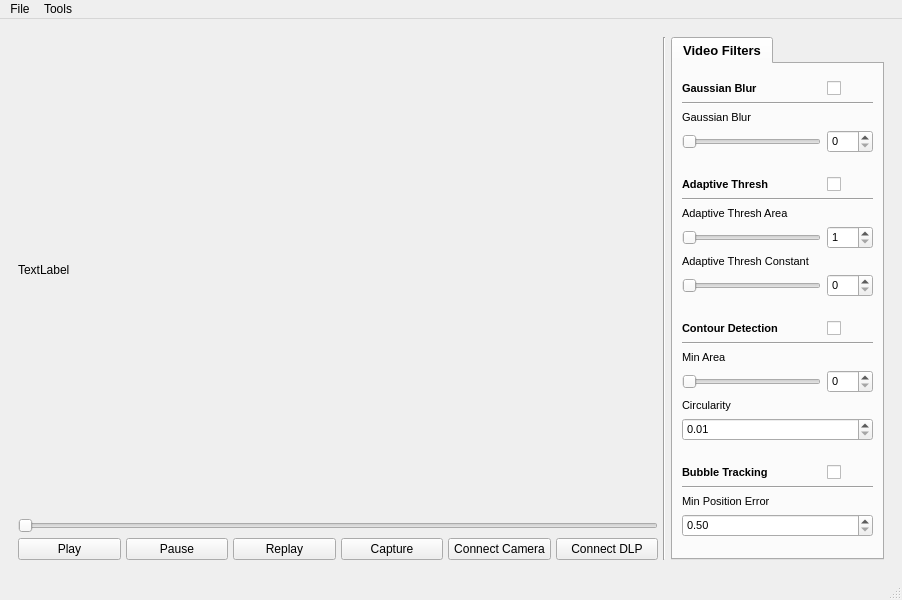
<?xml version="1.0" encoding="UTF-8"?>
<ui version="4.0">
 <class>MainWindow</class>
 <widget class="QMainWindow" name="MainWindow">
  <property name="enabled">
   <bool>true</bool>
  </property>
  <property name="geometry">
   <rect>
    <x>0</x>
    <y>0</y>
    <width>902</width>
    <height>600</height>
   </rect>
  </property>
  <property name="sizePolicy">
   <sizepolicy hsizetype="Preferred" vsizetype="Preferred">
    <horstretch>0</horstretch>
    <verstretch>0</verstretch>
   </sizepolicy>
  </property>
  <property name="windowTitle">
   <string>MainWindow</string>
  </property>
  <property name="iconSize">
   <size>
    <width>30</width>
    <height>30</height>
   </size>
  </property>
  <widget class="QWidget" name="centralwidget">
   <layout class="QVBoxLayout" name="verticalLayout">
    <item>
     <widget class="QFrame" name="horizontalFrame_2">
      <property name="mouseTracking">
       <bool>true</bool>
      </property>
      <property name="autoFillBackground">
       <bool>false</bool>
      </property>
      <property name="frameShape">
       <enum>QFrame::NoFrame</enum>
      </property>
      <layout class="QHBoxLayout" name="horizontalLayout_2" stretch="3,3,1">
       <property name="spacing">
        <number>5</number>
       </property>
       <item>
        <layout class="QVBoxLayout" name="video_layout" stretch="0,0,0,0,0">
         <item>
          <widget class="QLabel" name="video_frame">
           <property name="sizePolicy">
            <sizepolicy hsizetype="Expanding" vsizetype="Expanding">
             <horstretch>0</horstretch>
             <verstretch>0</verstretch>
            </sizepolicy>
           </property>
           <property name="text">
            <string>TextLabel</string>
           </property>
          </widget>
         </item>
         <item>
          <widget class="Line" name="line_2">
           <property name="orientation">
            <enum>Qt::Vertical</enum>
           </property>
          </widget>
         </item>
         <item>
          <widget class="Line" name="line_3">
           <property name="orientation">
            <enum>Qt::Vertical</enum>
           </property>
          </widget>
         </item>
         <item>
          <widget class="QSlider" name="video_slider">
           <property name="orientation">
            <enum>Qt::Horizontal</enum>
           </property>
          </widget>
         </item>
         <item>
          <layout class="QHBoxLayout" name="horizontalLayout">
           <item>
            <widget class="QPushButton" name="play">
             <property name="text">
              <string>Play</string>
             </property>
            </widget>
           </item>
           <item>
            <widget class="QPushButton" name="pause">
             <property name="text">
              <string>Pause</string>
             </property>
            </widget>
           </item>
           <item>
            <widget class="QPushButton" name="replay">
             <property name="text">
              <string>Replay</string>
             </property>
            </widget>
           </item>
           <item>
            <widget class="QPushButton" name="capture">
             <property name="text">
              <string>Capture</string>
             </property>
            </widget>
           </item>
           <item>
            <widget class="QPushButton" name="pushButton">
             <property name="text">
              <string>Connect Camera</string>
             </property>
            </widget>
           </item>
           <item>
            <widget class="QPushButton" name="pushButton_2">
             <property name="text">
              <string>Connect DLP</string>
             </property>
            </widget>
           </item>
          </layout>
         </item>
        </layout>
       </item>
       <item>
        <widget class="Line" name="line">
         <property name="orientation">
          <enum>Qt::Vertical</enum>
         </property>
        </widget>
       </item>
       <item>
        <layout class="QVBoxLayout" name="tool_layout" stretch="0">
         <item>
          <widget class="QTabWidget" name="tabWidget">
           <property name="sizePolicy">
            <sizepolicy hsizetype="Expanding" vsizetype="Expanding">
             <horstretch>0</horstretch>
             <verstretch>0</verstretch>
            </sizepolicy>
           </property>
           <property name="font">
            <font>
             <pointsize>10</pointsize>
             <weight>75</weight>
             <bold>true</bold>
            </font>
           </property>
           <property name="layoutDirection">
            <enum>Qt::LeftToRight</enum>
           </property>
           <property name="currentIndex">
            <number>0</number>
           </property>
           <widget class="QWidget" name="video_filters">
            <property name="sizePolicy">
             <sizepolicy hsizetype="Expanding" vsizetype="Minimum">
              <horstretch>0</horstretch>
              <verstretch>0</verstretch>
             </sizepolicy>
            </property>
            <attribute name="title">
             <string>Video Filters</string>
            </attribute>
            <layout class="QVBoxLayout" name="verticalLayout_3" stretch="0,0,0,0,0,0,0">
             <item>
              <layout class="QGridLayout" name="blur_grid" columnstretch="3,1">
               <item row="0" column="1">
                <widget class="QCheckBox" name="checkBox">
                 <property name="sizePolicy">
                  <sizepolicy hsizetype="Ignored" vsizetype="Fixed">
                   <horstretch>0</horstretch>
                   <verstretch>0</verstretch>
                  </sizepolicy>
                 </property>
                 <property name="text">
                  <string/>
                 </property>
                </widget>
               </item>
               <item row="1" column="0" colspan="2">
                <widget class="Line" name="line_8">
                 <property name="orientation">
                  <enum>Qt::Horizontal</enum>
                 </property>
                </widget>
               </item>
               <item row="0" column="0">
                <widget class="QLabel" name="label_11">
                 <property name="sizePolicy">
                  <sizepolicy hsizetype="Preferred" vsizetype="Preferred">
                   <horstretch>0</horstretch>
                   <verstretch>0</verstretch>
                  </sizepolicy>
                 </property>
                 <property name="font">
                  <font>
                   <pointsize>8</pointsize>
                  </font>
                 </property>
                 <property name="text">
                  <string>Gaussian Blur</string>
                 </property>
                 <property name="alignment">
                  <set>Qt::AlignLeading|Qt::AlignLeft|Qt::AlignVCenter</set>
                 </property>
                </widget>
               </item>
               <item row="3" column="0">
                <widget class="QSlider" name="horizontalSlider_7">
                 <property name="sizePolicy">
                  <sizepolicy hsizetype="Preferred" vsizetype="Fixed">
                   <horstretch>0</horstretch>
                   <verstretch>0</verstretch>
                  </sizepolicy>
                 </property>
                 <property name="minimum">
                  <number>1</number>
                 </property>
                 <property name="singleStep">
                  <number>2</number>
                 </property>
                 <property name="orientation">
                  <enum>Qt::Horizontal</enum>
                 </property>
                </widget>
               </item>
               <item row="2" column="0" colspan="2">
                <widget class="QLabel" name="label_12">
                 <property name="sizePolicy">
                  <sizepolicy hsizetype="Expanding" vsizetype="Fixed">
                   <horstretch>0</horstretch>
                   <verstretch>0</verstretch>
                  </sizepolicy>
                 </property>
                 <property name="font">
                  <font>
                   <pointsize>8</pointsize>
                   <weight>50</weight>
                   <bold>false</bold>
                  </font>
                 </property>
                 <property name="text">
                  <string>Gaussian Blur</string>
                 </property>
                 <property name="alignment">
                  <set>Qt::AlignLeading|Qt::AlignLeft|Qt::AlignVCenter</set>
                 </property>
                </widget>
               </item>
               <item row="3" column="1">
                <widget class="QSpinBox" name="spinBox">
                 <property name="sizePolicy">
                  <sizepolicy hsizetype="Preferred" vsizetype="Fixed">
                   <horstretch>0</horstretch>
                   <verstretch>0</verstretch>
                  </sizepolicy>
                 </property>
                 <property name="font">
                  <font>
                   <pointsize>8</pointsize>
                   <weight>50</weight>
                   <bold>false</bold>
                  </font>
                 </property>
                 <property name="maximum">
                  <number>100</number>
                 </property>
                </widget>
               </item>
              </layout>
             </item>
             <item>
              <spacer name="horizontalSpacer">
               <property name="orientation">
                <enum>Qt::Horizontal</enum>
               </property>
               <property name="sizeHint" stdset="0">
                <size>
                 <width>40</width>
                 <height>10</height>
                </size>
               </property>
              </spacer>
             </item>
             <item>
              <layout class="QGridLayout" name="thresh_grid" rowstretch="0,0,0,0,0,0" columnstretch="3,1">
               <item row="3" column="0">
                <widget class="QSlider" name="horizontalSlider_2">
                 <property name="sizePolicy">
                  <sizepolicy hsizetype="Preferred" vsizetype="Fixed">
                   <horstretch>0</horstretch>
                   <verstretch>0</verstretch>
                  </sizepolicy>
                 </property>
                 <property name="minimum">
                  <number>1</number>
                 </property>
                 <property name="orientation">
                  <enum>Qt::Horizontal</enum>
                 </property>
                </widget>
               </item>
               <item row="2" column="0" colspan="2">
                <widget class="QLabel" name="label_3">
                 <property name="sizePolicy">
                  <sizepolicy hsizetype="Preferred" vsizetype="Fixed">
                   <horstretch>0</horstretch>
                   <verstretch>0</verstretch>
                  </sizepolicy>
                 </property>
                 <property name="font">
                  <font>
                   <pointsize>8</pointsize>
                   <weight>50</weight>
                   <bold>false</bold>
                  </font>
                 </property>
                 <property name="text">
                  <string>Adaptive Thresh Area</string>
                 </property>
                 <property name="alignment">
                  <set>Qt::AlignLeading|Qt::AlignLeft|Qt::AlignVCenter</set>
                 </property>
                </widget>
               </item>
               <item row="5" column="0">
                <widget class="QSlider" name="horizontalSlider_3">
                 <property name="sizePolicy">
                  <sizepolicy hsizetype="Preferred" vsizetype="Fixed">
                   <horstretch>0</horstretch>
                   <verstretch>0</verstretch>
                  </sizepolicy>
                 </property>
                 <property name="orientation">
                  <enum>Qt::Horizontal</enum>
                 </property>
                </widget>
               </item>
               <item row="1" column="0" colspan="2">
                <widget class="Line" name="line_6">
                 <property name="sizePolicy">
                  <sizepolicy hsizetype="Expanding" vsizetype="Fixed">
                   <horstretch>0</horstretch>
                   <verstretch>0</verstretch>
                  </sizepolicy>
                 </property>
                 <property name="orientation">
                  <enum>Qt::Horizontal</enum>
                 </property>
                </widget>
               </item>
               <item row="0" column="0">
                <widget class="QLabel" name="label_7">
                 <property name="font">
                  <font>
                   <pointsize>8</pointsize>
                   <weight>75</weight>
                   <bold>true</bold>
                  </font>
                 </property>
                 <property name="text">
                  <string>Adaptive Thresh</string>
                 </property>
                 <property name="alignment">
                  <set>Qt::AlignLeading|Qt::AlignLeft|Qt::AlignVCenter</set>
                 </property>
                </widget>
               </item>
               <item row="4" column="0" colspan="2">
                <widget class="QLabel" name="label_4">
                 <property name="sizePolicy">
                  <sizepolicy hsizetype="Preferred" vsizetype="Fixed">
                   <horstretch>0</horstretch>
                   <verstretch>0</verstretch>
                  </sizepolicy>
                 </property>
                 <property name="font">
                  <font>
                   <pointsize>8</pointsize>
                   <weight>50</weight>
                   <bold>false</bold>
                  </font>
                 </property>
                 <property name="text">
                  <string>Adaptive Thresh Constant</string>
                 </property>
                 <property name="alignment">
                  <set>Qt::AlignLeading|Qt::AlignLeft|Qt::AlignVCenter</set>
                 </property>
                </widget>
               </item>
               <item row="0" column="1">
                <widget class="QCheckBox" name="checkBox_2">
                 <property name="text">
                  <string/>
                 </property>
                </widget>
               </item>
               <item row="3" column="1">
                <widget class="QSpinBox" name="spinBox_2">
                 <property name="sizePolicy">
                  <sizepolicy hsizetype="Preferred" vsizetype="Fixed">
                   <horstretch>0</horstretch>
                   <verstretch>0</verstretch>
                  </sizepolicy>
                 </property>
                 <property name="font">
                  <font>
                   <pointsize>8</pointsize>
                   <weight>50</weight>
                   <bold>false</bold>
                  </font>
                 </property>
                 <property name="minimum">
                  <number>1</number>
                 </property>
                </widget>
               </item>
               <item row="5" column="1">
                <widget class="QSpinBox" name="spinBox_3">
                 <property name="sizePolicy">
                  <sizepolicy hsizetype="Preferred" vsizetype="Fixed">
                   <horstretch>0</horstretch>
                   <verstretch>0</verstretch>
                  </sizepolicy>
                 </property>
                 <property name="font">
                  <font>
                   <pointsize>8</pointsize>
                   <weight>50</weight>
                   <bold>false</bold>
                  </font>
                 </property>
                </widget>
               </item>
              </layout>
             </item>
             <item>
              <spacer name="horizontalSpacer_2">
               <property name="orientation">
                <enum>Qt::Horizontal</enum>
               </property>
               <property name="sizeHint" stdset="0">
                <size>
                 <width>40</width>
                 <height>10</height>
                </size>
               </property>
              </spacer>
             </item>
             <item>
              <layout class="QGridLayout" name="contour_grid" rowstretch="0,0,0,0,0,0" columnstretch="3,1">
               <item row="0" column="0">
                <widget class="QLabel" name="label_6">
                 <property name="font">
                  <font>
                   <pointsize>8</pointsize>
                  </font>
                 </property>
                 <property name="text">
                  <string>Contour Detection</string>
                 </property>
                 <property name="alignment">
                  <set>Qt::AlignLeading|Qt::AlignLeft|Qt::AlignVCenter</set>
                 </property>
                </widget>
               </item>
               <item row="1" column="0" colspan="2">
                <widget class="Line" name="line_5">
                 <property name="font">
                  <font>
                   <pointsize>26</pointsize>
                  </font>
                 </property>
                 <property name="orientation">
                  <enum>Qt::Horizontal</enum>
                 </property>
                </widget>
               </item>
               <item row="2" column="0" colspan="2">
                <widget class="QLabel" name="label_5">
                 <property name="sizePolicy">
                  <sizepolicy hsizetype="Preferred" vsizetype="Fixed">
                   <horstretch>0</horstretch>
                   <verstretch>0</verstretch>
                  </sizepolicy>
                 </property>
                 <property name="font">
                  <font>
                   <pointsize>8</pointsize>
                   <weight>50</weight>
                   <bold>false</bold>
                  </font>
                 </property>
                 <property name="text">
                  <string>Min Area</string>
                 </property>
                 <property name="alignment">
                  <set>Qt::AlignLeading|Qt::AlignLeft|Qt::AlignVCenter</set>
                 </property>
                </widget>
               </item>
               <item row="4" column="0" colspan="2">
                <widget class="QLabel" name="label_8">
                 <property name="sizePolicy">
                  <sizepolicy hsizetype="Preferred" vsizetype="Fixed">
                   <horstretch>0</horstretch>
                   <verstretch>0</verstretch>
                  </sizepolicy>
                 </property>
                 <property name="font">
                  <font>
                   <pointsize>8</pointsize>
                   <weight>50</weight>
                   <bold>false</bold>
                  </font>
                 </property>
                 <property name="text">
                  <string>Circularity</string>
                 </property>
                 <property name="alignment">
                  <set>Qt::AlignLeading|Qt::AlignLeft|Qt::AlignVCenter</set>
                 </property>
                </widget>
               </item>
               <item row="3" column="0">
                <widget class="QSlider" name="horizontalSlider_4">
                 <property name="sizePolicy">
                  <sizepolicy hsizetype="Preferred" vsizetype="Fixed">
                   <horstretch>0</horstretch>
                   <verstretch>0</verstretch>
                  </sizepolicy>
                 </property>
                 <property name="orientation">
                  <enum>Qt::Horizontal</enum>
                 </property>
                </widget>
               </item>
               <item row="0" column="1">
                <widget class="QCheckBox" name="checkBox_3">
                 <property name="text">
                  <string/>
                 </property>
                </widget>
               </item>
               <item row="3" column="1">
                <widget class="QSpinBox" name="spinBox_4">
                 <property name="sizePolicy">
                  <sizepolicy hsizetype="Preferred" vsizetype="Fixed">
                   <horstretch>0</horstretch>
                   <verstretch>0</verstretch>
                  </sizepolicy>
                 </property>
                 <property name="font">
                  <font>
                   <pointsize>8</pointsize>
                   <weight>50</weight>
                   <bold>false</bold>
                  </font>
                 </property>
                </widget>
               </item>
               <item row="5" column="0" colspan="2">
                <widget class="QDoubleSpinBox" name="doubleSpinBox">
                 <property name="sizePolicy">
                  <sizepolicy hsizetype="Preferred" vsizetype="Fixed">
                   <horstretch>0</horstretch>
                   <verstretch>0</verstretch>
                  </sizepolicy>
                 </property>
                 <property name="font">
                  <font>
                   <pointsize>8</pointsize>
                   <weight>50</weight>
                   <bold>false</bold>
                  </font>
                 </property>
                 <property name="minimum">
                  <double>0.010000000000000</double>
                 </property>
                 <property name="maximum">
                  <double>1.000000000000000</double>
                 </property>
                 <property name="singleStep">
                  <double>0.010000000000000</double>
                 </property>
                </widget>
               </item>
              </layout>
             </item>
             <item>
              <spacer name="horizontalSpacer_3">
               <property name="orientation">
                <enum>Qt::Horizontal</enum>
               </property>
               <property name="sizeHint" stdset="0">
                <size>
                 <width>40</width>
                 <height>10</height>
                </size>
               </property>
              </spacer>
             </item>
             <item>
              <layout class="QGridLayout" name="tracking_grid" columnstretch="3,1">
               <item row="0" column="1">
                <widget class="QCheckBox" name="checkBox_4">
                 <property name="text">
                  <string/>
                 </property>
                </widget>
               </item>
               <item row="0" column="0">
                <widget class="QLabel" name="label_9">
                 <property name="sizePolicy">
                  <sizepolicy hsizetype="Preferred" vsizetype="Fixed">
                   <horstretch>0</horstretch>
                   <verstretch>0</verstretch>
                  </sizepolicy>
                 </property>
                 <property name="font">
                  <font>
                   <pointsize>8</pointsize>
                   <weight>75</weight>
                   <bold>true</bold>
                  </font>
                 </property>
                 <property name="text">
                  <string>Bubble Tracking</string>
                 </property>
                 <property name="alignment">
                  <set>Qt::AlignLeading|Qt::AlignLeft|Qt::AlignVCenter</set>
                 </property>
                </widget>
               </item>
               <item row="2" column="0" colspan="2">
                <widget class="QLabel" name="label_10">
                 <property name="sizePolicy">
                  <sizepolicy hsizetype="Preferred" vsizetype="Fixed">
                   <horstretch>0</horstretch>
                   <verstretch>0</verstretch>
                  </sizepolicy>
                 </property>
                 <property name="font">
                  <font>
                   <pointsize>8</pointsize>
                   <weight>50</weight>
                   <bold>false</bold>
                  </font>
                 </property>
                 <property name="text">
                  <string>Min Position Error</string>
                 </property>
                 <property name="alignment">
                  <set>Qt::AlignLeading|Qt::AlignLeft|Qt::AlignVCenter</set>
                 </property>
                </widget>
               </item>
               <item row="1" column="0" colspan="2">
                <widget class="Line" name="line_7">
                 <property name="orientation">
                  <enum>Qt::Horizontal</enum>
                 </property>
                </widget>
               </item>
               <item row="3" column="0" colspan="2">
                <widget class="QDoubleSpinBox" name="doubleSpinBox_2">
                 <property name="sizePolicy">
                  <sizepolicy hsizetype="Expanding" vsizetype="Fixed">
                   <horstretch>0</horstretch>
                   <verstretch>0</verstretch>
                  </sizepolicy>
                 </property>
                 <property name="font">
                  <font>
                   <pointsize>8</pointsize>
                   <weight>50</weight>
                   <bold>false</bold>
                  </font>
                 </property>
                 <property name="minimum">
                  <double>0.500000000000000</double>
                 </property>
                 <property name="maximum">
                  <double>99.000000000000000</double>
                 </property>
                 <property name="singleStep">
                  <double>0.500000000000000</double>
                 </property>
                </widget>
               </item>
              </layout>
             </item>
            </layout>
           </widget>
          </widget>
         </item>
        </layout>
       </item>
      </layout>
     </widget>
    </item>
   </layout>
  </widget>
  <widget class="QMenuBar" name="menubar">
   <property name="geometry">
    <rect>
     <x>0</x>
     <y>0</y>
     <width>902</width>
     <height>21</height>
    </rect>
   </property>
   <widget class="QMenu" name="menuFile">
    <property name="title">
     <string>File</string>
    </property>
    <addaction name="actionOpen"/>
    <addaction name="actionSave_As"/>
   </widget>
   <widget class="QMenu" name="menuTools">
    <property name="title">
     <string>Tools</string>
    </property>
   </widget>
   <addaction name="menuFile"/>
   <addaction name="menuTools"/>
  </widget>
  <widget class="QStatusBar" name="statusbar"/>
  <action name="actionOpen">
   <property name="text">
    <string>Open</string>
   </property>
  </action>
  <action name="actionSave_As">
   <property name="text">
    <string>Save As</string>
   </property>
  </action>
 </widget>
 <resources/>
 <connections/>
</ui>
